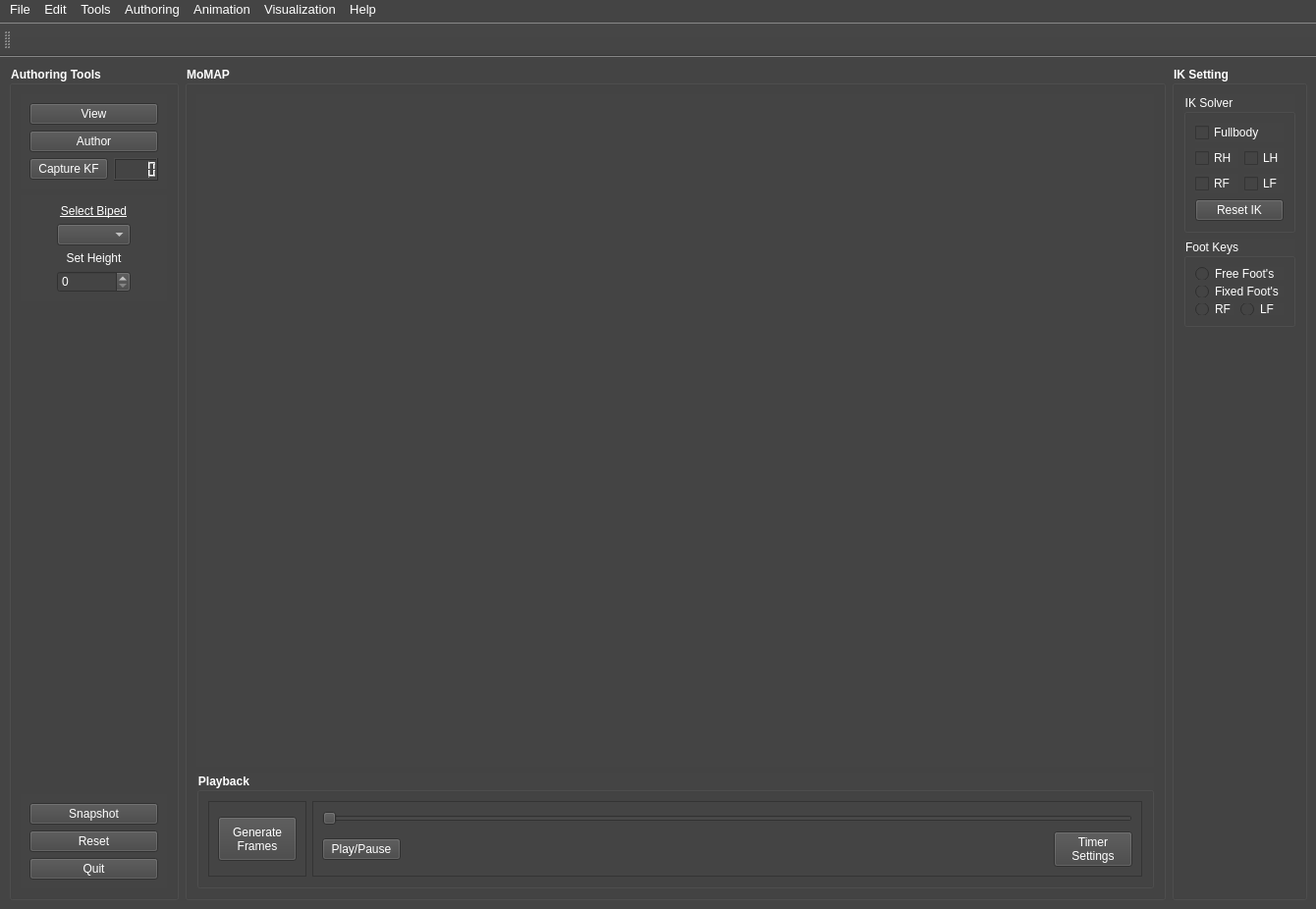
<?xml version="1.0" encoding="UTF-8"?>
<ui version="4.0">
 <class>EventQtSlotConnect</class>
 <widget class="QMainWindow" name="EventQtSlotConnect">
  <property name="geometry">
   <rect>
    <x>0</x>
    <y>0</y>
    <width>1340</width>
    <height>926</height>
   </rect>
  </property>
  <property name="contextMenuPolicy">
   <enum>Qt::DefaultContextMenu</enum>
  </property>
  <property name="windowTitle">
   <string>moMAEP - Modular Motion Authoring and Editing Platform</string>
  </property>
  <property name="styleSheet">
   <string notr="true">background-color: qconicalgradient(cx:1, cy:1, angle:358.2, stop:0 rgba(53, 53, 53, 255), stop:1 rgba(255, 255, 255, 255));
background-color: rgb(68, 68, 68);
color: rgb(255, 255, 255);</string>
  </property>
  <widget class="QWidget" name="centralwidget">
   <layout class="QHBoxLayout" name="horizontalLayout">
    <item>
     <widget class="QGroupBox" name="groupBox">
      <property name="sizePolicy">
       <sizepolicy hsizetype="Fixed" vsizetype="Preferred">
        <horstretch>0</horstretch>
        <verstretch>0</verstretch>
       </sizepolicy>
      </property>
      <property name="minimumSize">
       <size>
        <width>125</width>
        <height>0</height>
       </size>
      </property>
      <property name="font">
       <font>
        <weight>75</weight>
        <bold>true</bold>
       </font>
      </property>
      <property name="title">
       <string>Authoring Tools</string>
      </property>
      <layout class="QGridLayout" name="gridLayout_2">
       <item row="1" column="0">
        <widget class="QWidget" name="widget_2" native="true">
         <property name="sizePolicy">
          <sizepolicy hsizetype="Preferred" vsizetype="Fixed">
           <horstretch>0</horstretch>
           <verstretch>0</verstretch>
          </sizepolicy>
         </property>
         <layout class="QGridLayout" name="gridLayout_4">
          <item row="0" column="0">
           <widget class="QLabel" name="label">
            <property name="sizePolicy">
             <sizepolicy hsizetype="Preferred" vsizetype="Fixed">
              <horstretch>0</horstretch>
              <verstretch>0</verstretch>
             </sizepolicy>
            </property>
            <property name="font">
             <font>
              <pointsize>9</pointsize>
              <weight>50</weight>
              <italic>false</italic>
              <bold>false</bold>
              <underline>true</underline>
             </font>
            </property>
            <property name="text">
             <string>Select Biped</string>
            </property>
            <property name="alignment">
             <set>Qt::AlignCenter</set>
            </property>
           </widget>
          </item>
          <item row="1" column="0">
           <widget class="QComboBox" name="modelType">
            <property name="minimumSize">
             <size>
              <width>75</width>
              <height>22</height>
             </size>
            </property>
           </widget>
          </item>
          <item row="2" column="0">
           <widget class="QLabel" name="label_2">
            <property name="sizePolicy">
             <sizepolicy hsizetype="Preferred" vsizetype="Fixed">
              <horstretch>0</horstretch>
              <verstretch>0</verstretch>
             </sizepolicy>
            </property>
            <property name="font">
             <font>
              <pointsize>9</pointsize>
              <weight>50</weight>
              <bold>false</bold>
             </font>
            </property>
            <property name="text">
             <string>Set Height</string>
            </property>
            <property name="alignment">
             <set>Qt::AlignCenter</set>
            </property>
           </widget>
          </item>
          <item row="3" column="0">
           <widget class="QSpinBox" name="height_spinBox">
            <property name="sizePolicy">
             <sizepolicy hsizetype="Fixed" vsizetype="Fixed">
              <horstretch>0</horstretch>
              <verstretch>0</verstretch>
             </sizepolicy>
            </property>
            <property name="minimumSize">
             <size>
              <width>75</width>
              <height>22</height>
             </size>
            </property>
           </widget>
          </item>
         </layout>
        </widget>
       </item>
       <item row="0" column="0">
        <widget class="QWidget" name="widget" native="true">
         <property name="sizePolicy">
          <sizepolicy hsizetype="Preferred" vsizetype="Fixed">
           <horstretch>0</horstretch>
           <verstretch>0</verstretch>
          </sizepolicy>
         </property>
         <layout class="QGridLayout" name="gridLayout_3">
          <item row="3" column="1">
           <widget class="QLCDNumber" name="KF_lcdNumber">
            <property name="sizePolicy">
             <sizepolicy hsizetype="Fixed" vsizetype="Fixed">
              <horstretch>0</horstretch>
              <verstretch>0</verstretch>
             </sizepolicy>
            </property>
            <property name="minimumSize">
             <size>
              <width>45</width>
              <height>0</height>
             </size>
            </property>
            <property name="maximumSize">
             <size>
              <width>30</width>
              <height>16777215</height>
             </size>
            </property>
           </widget>
          </item>
          <item row="3" column="0">
           <widget class="QPushButton" name="kfCapture_Button">
            <property name="font">
             <font>
              <pointsize>9</pointsize>
             </font>
            </property>
            <property name="text">
             <string>Capture KF</string>
            </property>
           </widget>
          </item>
          <item row="2" column="0" colspan="2">
           <widget class="QPushButton" name="authorMode_Button">
            <property name="font">
             <font>
              <pointsize>9</pointsize>
             </font>
            </property>
            <property name="text">
             <string>Author</string>
            </property>
           </widget>
          </item>
          <item row="1" column="0" colspan="2">
           <widget class="QPushButton" name="viewMode_Button">
            <property name="font">
             <font>
              <pointsize>9</pointsize>
             </font>
            </property>
            <property name="text">
             <string>View</string>
            </property>
           </widget>
          </item>
         </layout>
        </widget>
       </item>
       <item row="2" column="0">
        <spacer name="verticalSpacer">
         <property name="orientation">
          <enum>Qt::Vertical</enum>
         </property>
         <property name="sizeHint" stdset="0">
          <size>
           <width>20</width>
           <height>40</height>
          </size>
         </property>
        </spacer>
       </item>
       <item row="3" column="0">
        <widget class="QWidget" name="widget_4" native="true">
         <property name="sizePolicy">
          <sizepolicy hsizetype="Preferred" vsizetype="Fixed">
           <horstretch>0</horstretch>
           <verstretch>0</verstretch>
          </sizepolicy>
         </property>
         <property name="minimumSize">
          <size>
           <width>0</width>
           <height>70</height>
          </size>
         </property>
         <layout class="QGridLayout" name="gridLayout_6">
          <item row="2" column="0">
           <widget class="QPushButton" name="quitButton">
            <property name="font">
             <font>
              <pointsize>9</pointsize>
             </font>
            </property>
            <property name="text">
             <string>Quit</string>
            </property>
           </widget>
          </item>
          <item row="1" column="0">
           <widget class="QPushButton" name="reset_Button">
            <property name="font">
             <font>
              <pointsize>9</pointsize>
             </font>
            </property>
            <property name="text">
             <string>Reset</string>
            </property>
           </widget>
          </item>
          <item row="0" column="0">
           <widget class="QPushButton" name="snapShot_Button">
            <property name="font">
             <font>
              <pointsize>9</pointsize>
             </font>
            </property>
            <property name="text">
             <string>Snapshot</string>
            </property>
           </widget>
          </item>
         </layout>
        </widget>
       </item>
      </layout>
     </widget>
    </item>
    <item>
     <widget class="QGroupBox" name="groupBox_2">
      <property name="minimumSize">
       <size>
        <width>540</width>
        <height>450</height>
       </size>
      </property>
      <property name="font">
       <font>
        <pointsize>9</pointsize>
        <weight>75</weight>
        <bold>true</bold>
       </font>
      </property>
      <property name="title">
       <string>MoMAP</string>
      </property>
      <layout class="QGridLayout" name="gridLayout">
       <item row="0" column="0">
        <widget class="QVTKOpenGLNativeWidget" name="qvtkWidget" native="true">
         <property name="sizePolicy">
          <sizepolicy hsizetype="Expanding" vsizetype="MinimumExpanding">
           <horstretch>0</horstretch>
           <verstretch>0</verstretch>
          </sizepolicy>
         </property>
        </widget>
       </item>
       <item row="1" column="0">
        <widget class="QGroupBox" name="groupBox_4">
         <property name="sizePolicy">
          <sizepolicy hsizetype="Preferred" vsizetype="Fixed">
           <horstretch>0</horstretch>
           <verstretch>0</verstretch>
          </sizepolicy>
         </property>
         <property name="minimumSize">
          <size>
           <width>0</width>
           <height>100</height>
          </size>
         </property>
         <property name="font">
          <font>
           <weight>75</weight>
           <bold>true</bold>
          </font>
         </property>
         <property name="title">
          <string>Playback</string>
         </property>
         <layout class="QGridLayout" name="gridLayout_7">
          <item row="0" column="0">
           <widget class="QFrame" name="frame">
            <property name="sizePolicy">
             <sizepolicy hsizetype="Fixed" vsizetype="Preferred">
              <horstretch>0</horstretch>
              <verstretch>0</verstretch>
             </sizepolicy>
            </property>
            <property name="frameShape">
             <enum>QFrame::StyledPanel</enum>
            </property>
            <property name="frameShadow">
             <enum>QFrame::Raised</enum>
            </property>
            <layout class="QGridLayout" name="gridLayout_8">
             <item row="0" column="1">
              <widget class="QPushButton" name="Generate_All_KFs_Button">
               <property name="sizePolicy">
                <sizepolicy hsizetype="Preferred" vsizetype="Fixed">
                 <horstretch>0</horstretch>
                 <verstretch>0</verstretch>
                </sizepolicy>
               </property>
               <property name="minimumSize">
                <size>
                 <width>0</width>
                 <height>45</height>
                </size>
               </property>
               <property name="font">
                <font>
                 <pointsize>9</pointsize>
                 <weight>50</weight>
                 <bold>false</bold>
                </font>
               </property>
               <property name="text">
                <string>Generate 
Frames</string>
               </property>
              </widget>
             </item>
            </layout>
           </widget>
          </item>
          <item row="0" column="1">
           <widget class="QFrame" name="frame_2">
            <property name="frameShape">
             <enum>QFrame::StyledPanel</enum>
            </property>
            <property name="frameShadow">
             <enum>QFrame::Raised</enum>
            </property>
            <layout class="QGridLayout" name="gridLayout_9">
             <item row="1" column="2">
              <widget class="QPushButton" name="timerSetting_pushButton">
               <property name="sizePolicy">
                <sizepolicy hsizetype="Fixed" vsizetype="Fixed">
                 <horstretch>0</horstretch>
                 <verstretch>0</verstretch>
                </sizepolicy>
               </property>
               <property name="minimumSize">
                <size>
                 <width>0</width>
                 <height>0</height>
                </size>
               </property>
               <property name="text">
                <string>Timer 
Settings</string>
               </property>
              </widget>
             </item>
             <item row="1" column="0">
              <widget class="QPushButton" name="play_Button">
               <property name="sizePolicy">
                <sizepolicy hsizetype="Fixed" vsizetype="Fixed">
                 <horstretch>0</horstretch>
                 <verstretch>0</verstretch>
                </sizepolicy>
               </property>
               <property name="font">
                <font>
                 <pointsize>9</pointsize>
                </font>
               </property>
               <property name="text">
                <string>Play/Pause</string>
               </property>
              </widget>
             </item>
             <item row="0" column="0" colspan="3">
              <widget class="QSlider" name="keyframes_Slider">
               <property name="styleSheet">
                <string notr="true">background-color: rgb(122, 122, 122);
background-color: rgb(68, 68, 68);</string>
               </property>
               <property name="orientation">
                <enum>Qt::Horizontal</enum>
               </property>
              </widget>
             </item>
             <item row="1" column="1">
              <spacer name="horizontalSpacer">
               <property name="orientation">
                <enum>Qt::Horizontal</enum>
               </property>
               <property name="sizeHint" stdset="0">
                <size>
                 <width>40</width>
                 <height>20</height>
                </size>
               </property>
              </spacer>
             </item>
            </layout>
           </widget>
          </item>
         </layout>
        </widget>
       </item>
      </layout>
     </widget>
    </item>
    <item>
     <widget class="QGroupBox" name="groupBox_3">
      <property name="minimumSize">
       <size>
        <width>120</width>
        <height>0</height>
       </size>
      </property>
      <property name="maximumSize">
       <size>
        <width>160</width>
        <height>16777215</height>
       </size>
      </property>
      <property name="font">
       <font>
        <weight>75</weight>
        <bold>true</bold>
       </font>
      </property>
      <property name="title">
       <string>IK Setting</string>
      </property>
      <layout class="QGridLayout" name="gridLayout_10">
       <item row="1" column="0">
        <widget class="QGroupBox" name="IKsolver_groupBox">
         <property name="maximumSize">
          <size>
           <width>120</width>
           <height>16777215</height>
          </size>
         </property>
         <property name="title">
          <string>IK Solver</string>
         </property>
         <layout class="QGridLayout" name="gridLayout_11">
          <item row="2" column="0">
           <widget class="QCheckBox" name="rfIK_checkBox">
            <property name="font">
             <font>
              <pointsize>9</pointsize>
             </font>
            </property>
            <property name="text">
             <string>RF</string>
            </property>
           </widget>
          </item>
          <item row="1" column="1">
           <widget class="QCheckBox" name="lhIK_checkBox">
            <property name="maximumSize">
             <size>
              <width>40</width>
              <height>16777215</height>
             </size>
            </property>
            <property name="font">
             <font>
              <pointsize>9</pointsize>
             </font>
            </property>
            <property name="text">
             <string>LH</string>
            </property>
           </widget>
          </item>
          <item row="1" column="0">
           <widget class="QCheckBox" name="rhIK_checkBox">
            <property name="font">
             <font>
              <pointsize>9</pointsize>
             </font>
            </property>
            <property name="text">
             <string>RH</string>
            </property>
           </widget>
          </item>
          <item row="2" column="1">
           <widget class="QCheckBox" name="lfIK_checkBox">
            <property name="font">
             <font>
              <pointsize>9</pointsize>
             </font>
            </property>
            <property name="text">
             <string>LF</string>
            </property>
           </widget>
          </item>
          <item row="3" column="0" colspan="2">
           <widget class="QPushButton" name="restIK_Button">
            <property name="text">
             <string>Reset IK</string>
            </property>
           </widget>
          </item>
          <item row="0" column="0" colspan="2">
           <widget class="QCheckBox" name="fullbodyIK_checkBox">
            <property name="font">
             <font>
              <pointsize>9</pointsize>
             </font>
            </property>
            <property name="text">
             <string>Fullbody</string>
            </property>
           </widget>
          </item>
         </layout>
        </widget>
       </item>
       <item row="4" column="0">
        <spacer name="verticalSpacer_2">
         <property name="orientation">
          <enum>Qt::Vertical</enum>
         </property>
         <property name="sizeHint" stdset="0">
          <size>
           <width>20</width>
           <height>712</height>
          </size>
         </property>
        </spacer>
       </item>
       <item row="2" column="0">
        <widget class="QGroupBox" name="groupBox_5">
         <property name="minimumSize">
          <size>
           <width>0</width>
           <height>90</height>
          </size>
         </property>
         <property name="title">
          <string>Foot Keys</string>
         </property>
         <layout class="QGridLayout" name="gridLayout_5">
          <item row="0" column="0" colspan="2">
           <widget class="QRadioButton" name="freeFoots_radioButton">
            <property name="maximumSize">
             <size>
              <width>90</width>
              <height>16777215</height>
             </size>
            </property>
            <property name="font">
             <font>
              <pointsize>9</pointsize>
             </font>
            </property>
            <property name="text">
             <string>Free Foot's</string>
            </property>
           </widget>
          </item>
          <item row="1" column="0" colspan="2">
           <widget class="QRadioButton" name="fixedFoots_radioButton">
            <property name="font">
             <font>
              <pointsize>9</pointsize>
             </font>
            </property>
            <property name="text">
             <string>Fixed Foot's</string>
            </property>
           </widget>
          </item>
          <item row="2" column="0">
           <widget class="QRadioButton" name="fixedRF_radioButton">
            <property name="maximumSize">
             <size>
              <width>40</width>
              <height>16777215</height>
             </size>
            </property>
            <property name="font">
             <font>
              <pointsize>9</pointsize>
             </font>
            </property>
            <property name="text">
             <string>RF</string>
            </property>
           </widget>
          </item>
          <item row="2" column="1">
           <widget class="QRadioButton" name="fixedLF_radioButton">
            <property name="font">
             <font>
              <pointsize>9</pointsize>
             </font>
            </property>
            <property name="text">
             <string>LF</string>
            </property>
           </widget>
          </item>
         </layout>
        </widget>
       </item>
      </layout>
     </widget>
    </item>
   </layout>
  </widget>
  <widget class="QMenuBar" name="menuBar">
   <property name="geometry">
    <rect>
     <x>0</x>
     <y>0</y>
     <width>1340</width>
     <height>23</height>
    </rect>
   </property>
   <property name="minimumSize">
    <size>
     <width>0</width>
     <height>23</height>
    </size>
   </property>
   <property name="font">
    <font>
     <pointsize>10</pointsize>
    </font>
   </property>
   <widget class="QMenu" name="menuFile">
    <property name="title">
     <string>File</string>
    </property>
    <widget class="QMenu" name="menuImport">
     <property name="title">
      <string>Import</string>
     </property>
     <addaction name="action_txt"/>
     <addaction name="action_bvh"/>
    </widget>
    <addaction name="actionNew"/>
    <addaction name="actionOpen"/>
    <addaction name="separator"/>
    <addaction name="actionSave_2"/>
    <addaction name="actionSave_As"/>
    <addaction name="separator"/>
    <addaction name="menuImport"/>
    <addaction name="actionExport"/>
    <addaction name="separator"/>
    <addaction name="actionExit_2"/>
   </widget>
   <widget class="QMenu" name="menuEdit">
    <property name="title">
     <string>Edit</string>
    </property>
    <addaction name="actionMove"/>
    <addaction name="actionRotate"/>
    <addaction name="actionScale"/>
    <addaction name="separator"/>
    <addaction name="actionSelect_All"/>
    <addaction name="actionSelect_None"/>
    <addaction name="actionSelect_Invert"/>
    <addaction name="separator"/>
   </widget>
   <widget class="QMenu" name="menuTools">
    <property name="title">
     <string>Tools</string>
    </property>
    <addaction name="actionConstraint_Props"/>
    <addaction name="actionScene_props"/>
    <addaction name="separator"/>
    <addaction name="actionLighting"/>
    <addaction name="separator"/>
    <addaction name="actionRecord"/>
    <addaction name="actionSnapshot"/>
    <addaction name="separator"/>
   </widget>
   <widget class="QMenu" name="menuAnimation">
    <property name="title">
     <string>Animation</string>
    </property>
    <widget class="QMenu" name="menuBlend">
     <property name="title">
      <string>Blend</string>
     </property>
     <widget class="QMenu" name="addUM_menu">
      <property name="title">
       <string>Add</string>
      </property>
      <addaction name="actionsfq_format"/>
      <addaction name="separator"/>
      <addaction name="actionsrq_format"/>
     </widget>
     <addaction name="addUM_menu"/>
     <addaction name="separator"/>
     <addaction name="IntegrateUM"/>
     <addaction name="separator"/>
     <addaction name="DiscardUM"/>
     <addaction name="separator"/>
    </widget>
    <widget class="QMenu" name="menuLoad">
     <property name="title">
      <string>Load</string>
     </property>
     <addaction name="load_sfqFormat"/>
     <addaction name="separator"/>
     <addaction name="load_srqFormat"/>
    </widget>
    <addaction name="menuLoad"/>
    <addaction name="separator"/>
    <addaction name="menuBlend"/>
   </widget>
   <widget class="QMenu" name="menuAuthoring">
    <property name="title">
     <string>Authoring</string>
    </property>
    <addaction name="actionAnatomical_Inputs"/>
    <addaction name="actionAxis_Angle_Inputs"/>
   </widget>
   <widget class="QMenu" name="menuVisualization">
    <property name="title">
     <string>Visualization</string>
    </property>
    <addaction name="actionMotion_Sphere"/>
    <addaction name="actionJoint_Sphere"/>
   </widget>
   <widget class="QMenu" name="menuHelp">
    <property name="title">
     <string>Help</string>
    </property>
   </widget>
   <addaction name="menuFile"/>
   <addaction name="menuEdit"/>
   <addaction name="menuTools"/>
   <addaction name="menuAuthoring"/>
   <addaction name="menuAnimation"/>
   <addaction name="menuVisualization"/>
   <addaction name="menuHelp"/>
  </widget>
  <widget class="QToolBar" name="toolBar">
   <property name="minimumSize">
    <size>
     <width>0</width>
     <height>35</height>
    </size>
   </property>
   <property name="windowTitle">
    <string>toolBar</string>
   </property>
   <attribute name="toolBarArea">
    <enum>TopToolBarArea</enum>
   </attribute>
   <attribute name="toolBarBreak">
    <bool>false</bool>
   </attribute>
  </widget>
  <action name="actionOpenFile">
   <property name="enabled">
    <bool>true</bool>
   </property>
   <property name="text">
    <string>Open File...</string>
   </property>
  </action>
  <action name="actionExit">
   <property name="text">
    <string>Exit</string>
   </property>
  </action>
  <action name="actionPrint">
   <property name="text">
    <string>Print</string>
   </property>
  </action>
  <action name="actionHelp">
   <property name="text">
    <string>Help</string>
   </property>
  </action>
  <action name="actionSave">
   <property name="text">
    <string>Save</string>
   </property>
  </action>
  <action name="actionNew">
   <property name="text">
    <string>New</string>
   </property>
  </action>
  <action name="actionOpen">
   <property name="text">
    <string>Open</string>
   </property>
  </action>
  <action name="actionSave_2">
   <property name="text">
    <string>Save..</string>
   </property>
  </action>
  <action name="actionSave_As">
   <property name="text">
    <string>Save As..</string>
   </property>
  </action>
  <action name="action_txt">
   <property name="text">
    <string>.txt</string>
   </property>
  </action>
  <action name="action_bvh">
   <property name="text">
    <string>.bvh</string>
   </property>
  </action>
  <action name="actionExport">
   <property name="text">
    <string>Export</string>
   </property>
  </action>
  <action name="actionExit_2">
   <property name="text">
    <string>Exit</string>
   </property>
  </action>
  <action name="actionMove">
   <property name="text">
    <string>Move</string>
   </property>
  </action>
  <action name="actionRotate">
   <property name="text">
    <string>Rotate</string>
   </property>
  </action>
  <action name="actionScale">
   <property name="text">
    <string>Scale</string>
   </property>
  </action>
  <action name="actionSelect_All">
   <property name="text">
    <string>Select All</string>
   </property>
  </action>
  <action name="actionSelect_None">
   <property name="text">
    <string>Select None</string>
   </property>
  </action>
  <action name="actionSelect_Invert">
   <property name="text">
    <string>Select Invert</string>
   </property>
  </action>
  <action name="actionConstraint_Props">
   <property name="text">
    <string>Constraint Props</string>
   </property>
  </action>
  <action name="actionLighting">
   <property name="text">
    <string>Lighting</string>
   </property>
  </action>
  <action name="actionSnapshot">
   <property name="text">
    <string>Snapshot</string>
   </property>
  </action>
  <action name="actionRecord">
   <property name="text">
    <string>Record</string>
   </property>
  </action>
  <action name="actionAnatomical_Inputs">
   <property name="text">
    <string>Anatomical Input</string>
   </property>
  </action>
  <action name="actionAxis_Angle_Inputs">
   <property name="text">
    <string>Axis-Angle Input</string>
   </property>
  </action>
  <action name="actionMotion_Sphere">
   <property name="text">
    <string>Motion-Sphere</string>
   </property>
  </action>
  <action name="DiscardUM">
   <property name="text">
    <string>Discard</string>
   </property>
  </action>
  <action name="IntegrateUM">
   <property name="text">
    <string>Integrate</string>
   </property>
  </action>
  <action name="actionFullBody_JS">
   <property name="text">
    <string>Full Body</string>
   </property>
  </action>
  <action name="actionUpperBody_JS">
   <property name="text">
    <string>Upper Body</string>
   </property>
  </action>
  <action name="actionLowerBody_JS">
   <property name="text">
    <string>Lower Body</string>
   </property>
  </action>
  <action name="actionScene_props">
   <property name="text">
    <string>Scene Props</string>
   </property>
  </action>
  <action name="actionJoint_Sphere">
   <property name="text">
    <string>Joint-Sphere</string>
   </property>
  </action>
  <action name="load_sfqFormat">
   <property name="text">
    <string>sfq Format</string>
   </property>
  </action>
  <action name="actionsrq_Format">
   <property name="text">
    <string>srq Format</string>
   </property>
  </action>
  <action name="load_srqFormat">
   <property name="text">
    <string>srq Format</string>
   </property>
  </action>
  <action name="actionsfq_format">
   <property name="text">
    <string>sfq Format</string>
   </property>
  </action>
  <action name="actionsrq_format">
   <property name="text">
    <string>srq Format</string>
   </property>
  </action>
 </widget>
 <customwidgets>
  <customwidget>
   <class>QVTKOpenGLNativeWidget</class>
   <extends>QWidget</extends>
   <header>QVTKOpenGLNativeWidget.h</header>
  </customwidget>
 </customwidgets>
 <resources/>
 <connections/>
</ui>
